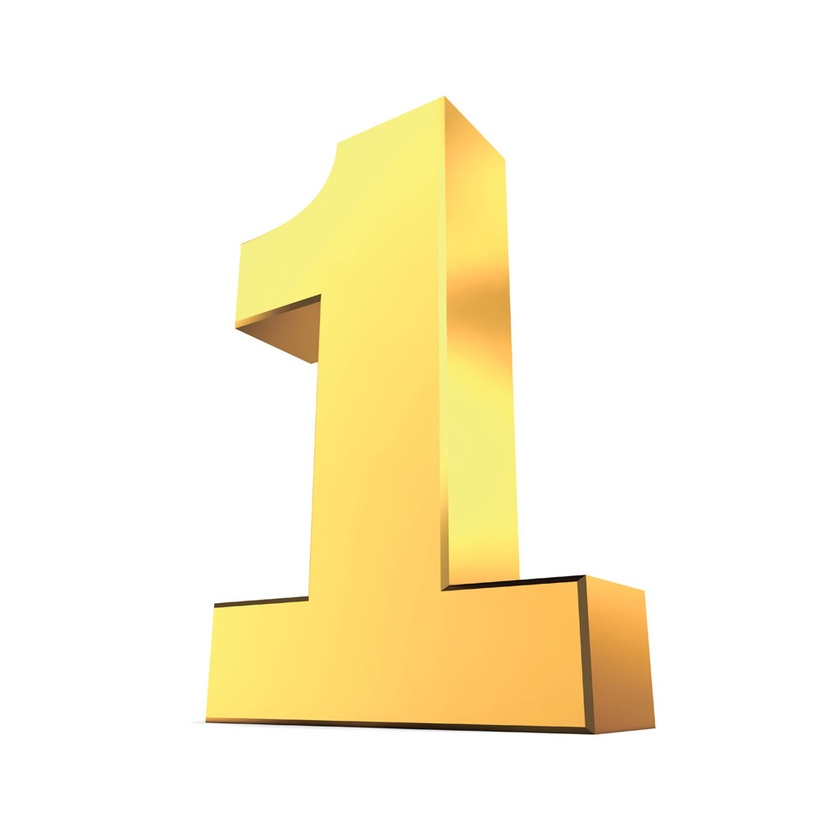
#> input picture SVD/1.jpg, 840 x 840 px, shrunk from 1000 x 1000 before the run, found by its file name
$ python SVD.py
#> lines starting #> are read from the running program, lines starting #| are printed output that depends on the picture
#!/usr/bin/python
#-*- coding:utf-8 -*-
'''
Created on May 23,2020
Author: silentroot95
'''
from PIL import Image
import numpy as np
import matplotlib.pyplot as plt

plt.rcParams['font.sans-serif']=['SimHei']
plt.rcParams['axes.unicode_minus']=False

filename = r'.\1.jpg'
def LoadData(filename):
    im = Image.open(filename)
    im2 = im.convert('L')
    arr2 = np.mat(im2)
    return arr2
def SVD(data_mat,k):
    u,sigma,vT = np.linalg.svd(data_mat)
    uk = u[:,0:k]
    sk = np.diag(sigma[:k])
    info_rate = sum(sigma[:k])/sum(sigma)
    vTk = vT[0:k,:]
    recon = uk*sk*vTk
    return recon,info_rate
def main():
    data = LoadData(filename)
#> in LoadData, im is the input picture: PIL image 840x840 RGB; mean R, G, B 252.1, 244.4, 220.5
#> in LoadData, `im2 = im.convert('L')`:
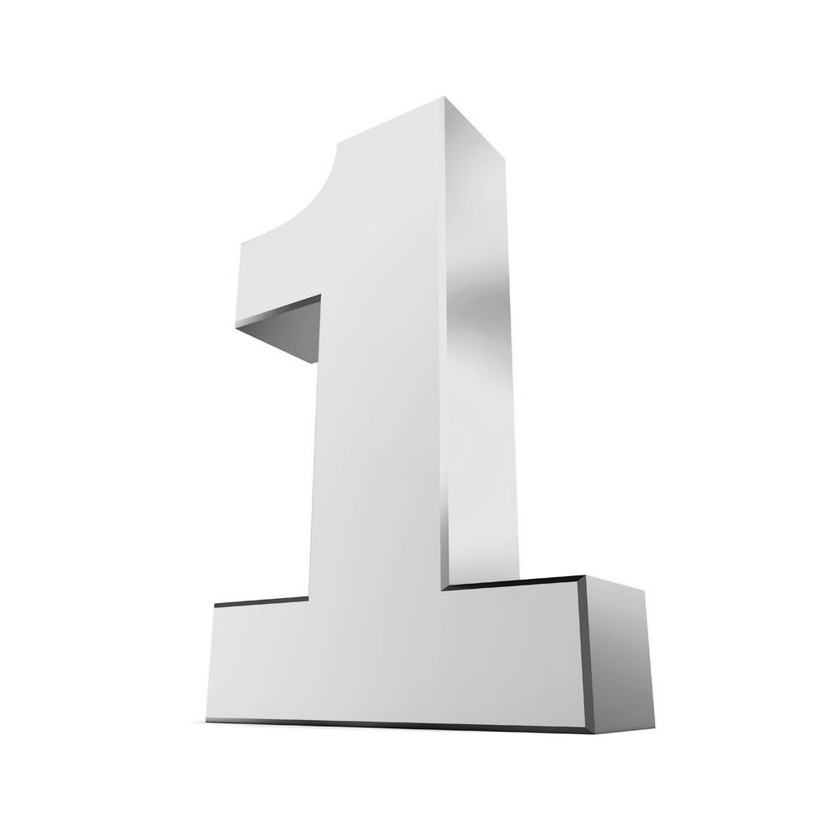
#> im2: PIL image 840x840 L; min 1, max 255, mean 244
    k =20
    m,n = data.shape
#> m = 840; n = 840
    com_rate = k*(m+n+1)/(m*n)
#> com_rate = 0.0476
    recon,info_rate = SVD(data,k)
#> in SVD, `u,sigma,vT = np.linalg.svd(data_mat)`:
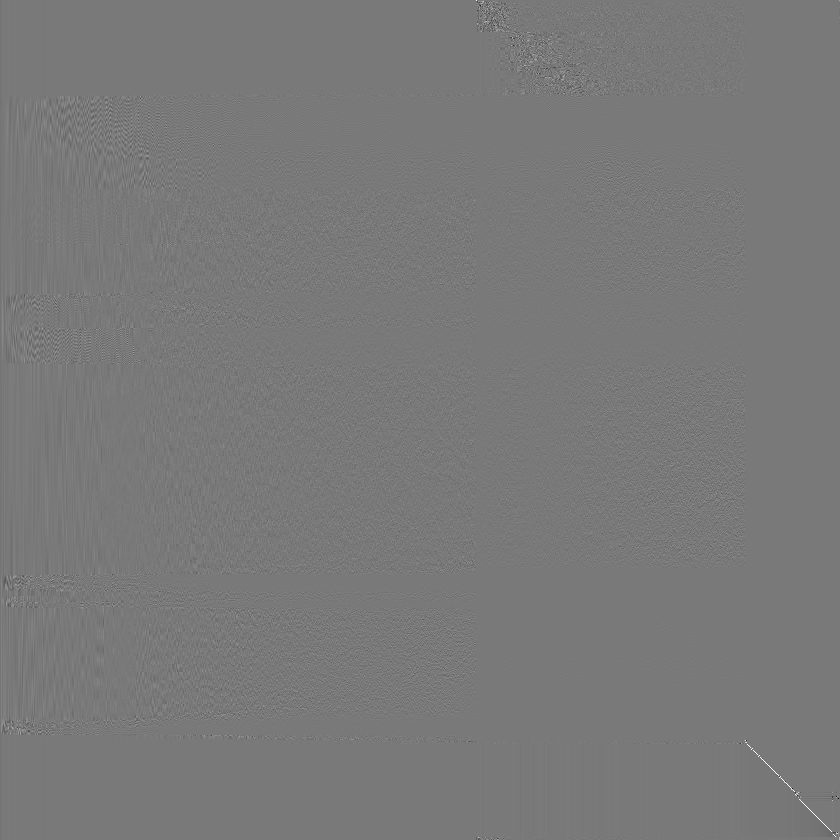
#> u: shape (840, 840) float64; min -0.906, max 0.995, mean -3.87e-05; drawn with min black and max white
#> in SVD, `u,sigma,vT = np.linalg.svd(data_mat)`: sigma = 840 values, max 205409.7 at index 0, min 6.39e-12 at index 839, mean 332
#> in SVD, `sk = np.diag(sigma[:k])`:
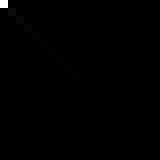
#> sk: shape (20, 20) float64 (shown 8 times larger); min 0, max 205409.7, mean 644.9; drawn with min black and max white
#> in SVD, `info_rate = sum(sigma[:k])/sum(sigma)`: info_rate = 0.925
#> in SVD, `recon = uk*sk*vTk`:
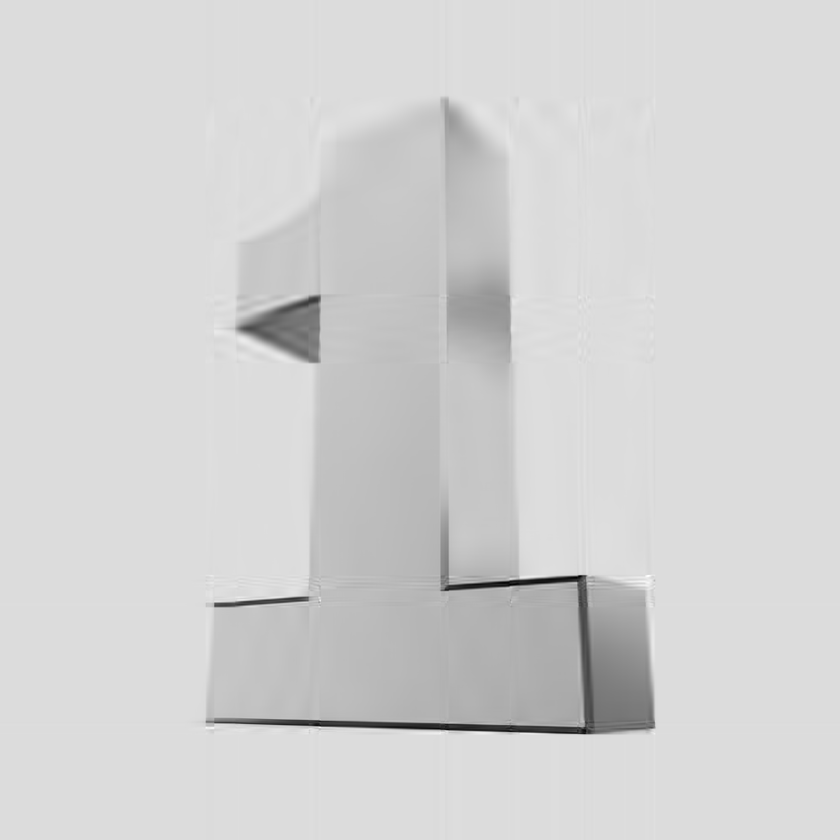
#> recon: shape (840, 840) float64; min -12.7, max 296.7, mean 244; drawn with min black and max white
#> info_rate = 0.925
    yt = Image.fromarray(data)
    im_svd1 = Image.fromarray(recon)
    plt.subplot(121)
    plt.title('灰度图')
    plt.imshow(yt,cmap = 'gray')
    plt.axis('off')
    plt.subplot(122)
    plt.title('压缩率{0:.2f},信息率{1:.2f}'.format(com_rate,info_rate))
    plt.imshow(im_svd1,cmap = 'gray')
    plt.axis('off')
    plt.show()
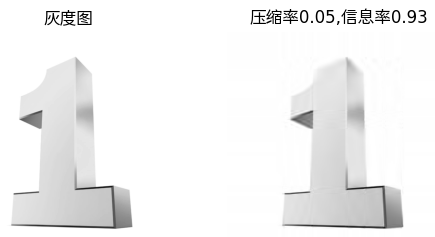
#> figure drawn by matplotlib, 2 panels
if __name__ =='__main__':
    main()

$ run again, with SVD/3.jpg copied over SVD/1.jpg
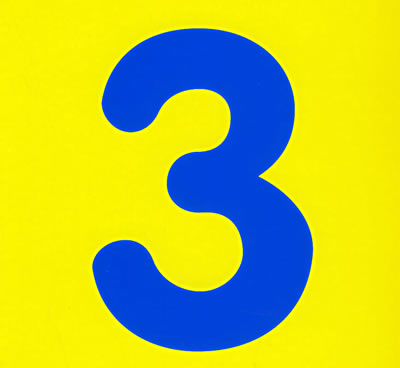
#> input picture SVD/3.jpg, 400 x 368 px, found by its file name
#> in LoadData, im is the input picture: PIL image 400x368 RGB; mean R, G, B 182.4, 195.5, 60.7
#> sigma = 368 values, max 69808.5 at index 0, min 0.0535 at index 367, mean 429.4
#> in SVD, `info_rate = sum(sigma[:k])/sum(sigma)`: info_rate = 0.808
#> in SVD, `recon = uk*sk*vTk`:
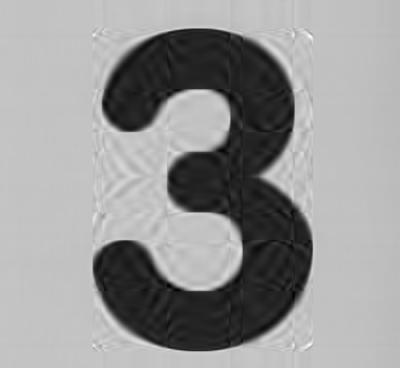
#> recon: shape (368, 400) float64; min 29.83, max 276.3, mean 176.2; drawn with min black and max white
#> in main, `plt.show()`:
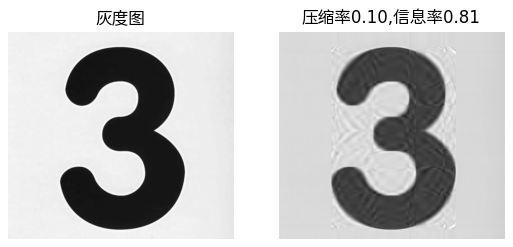
#> figure drawn by matplotlib, 2 panels
